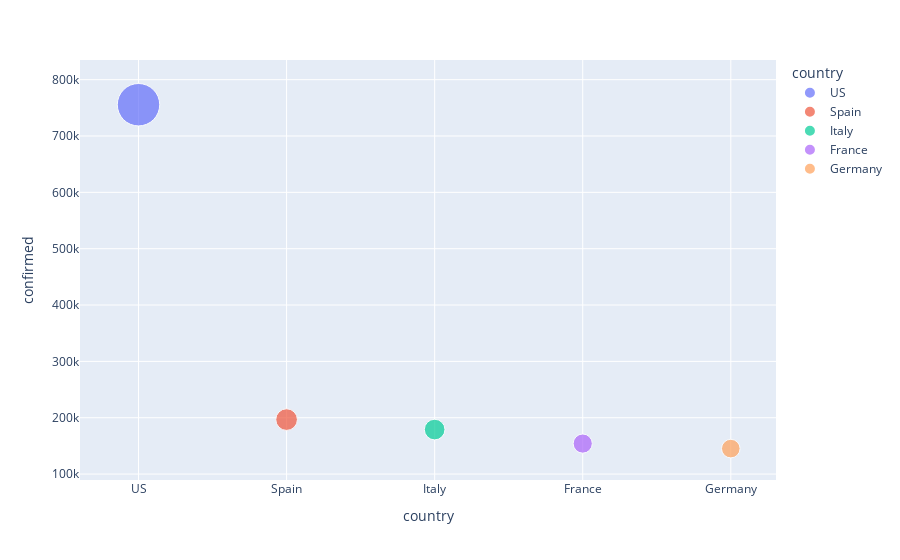

The notebook cell this image was saved under:
### Code cell
fig = px.scatter(sorted_country_df.head(20), x='country', y='confirmed', size='confirmed', color='country', hover_name="country", size_max=30)

fig.show()

### Figure 1 — Plotly figure (JSON) as saved in the notebook; plotly's stock layout.template omitted (floating-point values rounded to 4 significant figures)
{"data": [{"hovertemplate": "<b>%{hovertext}</b><br><br>country=%{x}<br>confirmed=%{marker.size}<extra></extra>", "hovertext": ["US"], "legendgroup": "US", "marker": {"color": "#636efa", "size": [755533], "sizemode": "area", "sizeref": 839.5, "symbol": "circle"}, "mode": "markers", "name": "US", "showlegend": true, "type": "scatter", "x": ["US"], "xaxis": "x", "y": [755533], "yaxis": "y"}, {"hovertemplate": "<b>%{hovertext}</b><br><br>country=%{x}<br>confirmed=%{marker.size}<extra></extra>", "hovertext": ["Spain"], "legendgroup": "Spain", "marker": {"color": "#EF553B", "size": [196664], "sizemode": "area", "sizeref": 839.5, "symbol": "circle"}, "mode": "markers", "name": "Spain", "showlegend": true, "type": "scatter", "x": ["Spain"], "xaxis": "x", "y": [196664], "yaxis": "y"}, {"hovertemplate": "<b>%{hovertext}</b><br><br>country=%{x}<br>confirmed=%{marker.size}<extra></extra>", "hovertext": ["Italy"], "legendgroup": "Italy", "marker": {"color": "#00cc96", "size": [178972], "sizemode": "area", "sizeref": 839.5, "symbol": "circle"}, "mode": "markers", "name": "Italy", "showlegend": true, "type": "scatter", "x": ["Italy"], "xaxis": "x", "y": [178972], "yaxis": "y"}, {"hovertemplate": "<b>%{hovertext}</b><br><br>country=%{x}<br>confirmed=%{marker.size}<extra></extra>", "hovertext": ["France"], "legendgroup": "France", "marker": {"color": "#ab63fa", "size": [154097], "sizemode": "area", "sizeref": 839.5, "symbol": "circle"}, "mode": "markers", "name": "France", "showlegend": true, "type": "scatter", "x": ["France"], "xaxis": "x", "y": [154097], "yaxis": "y"}, {"hovertemplate": "<b>%{hovertext}</b><br><br>country=%{x}<br>confirmed=%{marker.size}<extra></extra>", "hovertext": ["Germany"], "legendgroup": "Germany", "marker": {"color": "#FFA15A", "size": [145184], "sizemode": "area", "sizeref": 839.5, "symbol": "circle"}, "mode": "markers", "name": "Germany", "showlegend": true, "type": "scatter", "x": ["Germany"], "xaxis": "x", "y": [145184], "yaxis": "y"}], "layout": {"legend": {"itemsizing": "constant", "title": {"text": "country"}, "tracegroupgap": 0}, "margin": {"t": 60}, "xaxis": {"anchor": "y", "categoryarray": ["US", "Spain", "Italy", "France", "Germany"], "categoryorder": "array", "domain": [0, 1], "title": {"text": "country"}}, "yaxis": {"anchor": "x", "domain": [0, 1], "title": {"text": "confirmed"}}}}
